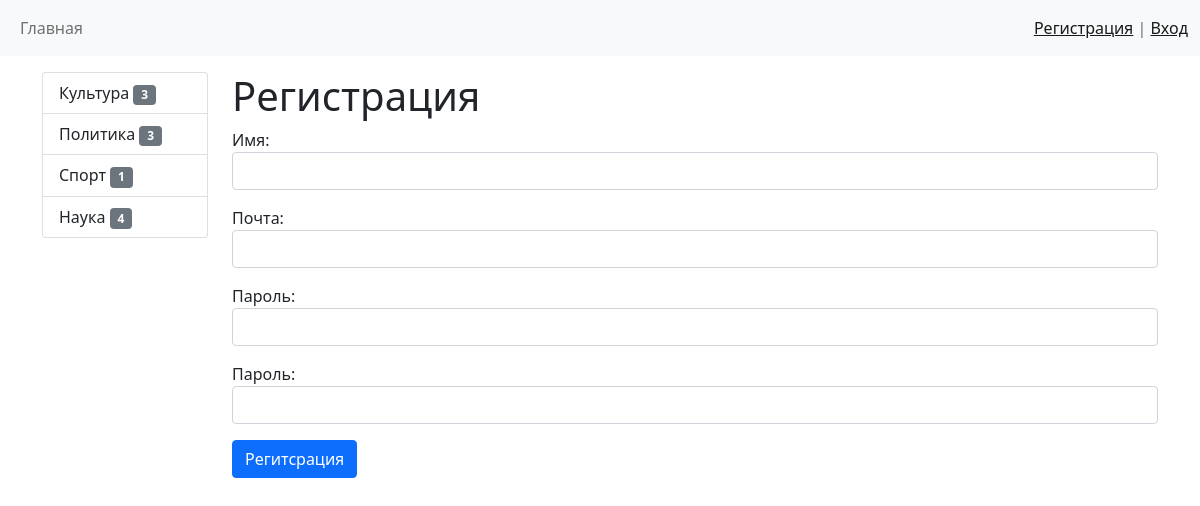
Screenshot of /register/ with the database file from the repository.
### news/models.py (models this page shows, shortened)
class Category(models.Model):
    title = models.CharField(max_length=150, db_index=True, verbose_name='Категории')
    def get_absolute_url(self):
        return reverse_lazy('category', kwargs={"category_id": self.pk})
    class Meta:
        verbose_name = 'Категория'
        verbose_name_plural = 'Категории'
        ordering = ['-title']

### news/views.py (the view)
# urls.py: path('register/', register, name='register'),
def register(request):
    if request.method == 'POST':
        form = UserRegisterForm(request.POST)
        if form.is_valid():
            user = form.save()
            login(request, user)
            messages.success(request, 'Успех')
            return redirect('home')
        else:
            messages.error(request, 'Ошибка')
    else:
        form = UserRegisterForm()
    return render(request, 'news/register.html', {"form": form})

### news/forms.py
class UserRegisterForm(UserCreationForm):
    username = forms.CharField(label='Имя', widget=forms.TextInput(attrs={"class": "form-control"}))
    password1 = forms.CharField(label='Пароль', widget=forms.PasswordInput(attrs={"class": "form-control"}))
    password2 = forms.CharField(label='Пароль', widget=forms.PasswordInput(attrs={"class": "form-control"}))
    email = forms.EmailField(label='Почта', widget=forms.EmailInput(attrs={"class": "form-control"}))
    class Meta:
        model = User
        fields = ('username', 'email', 'password1', 'password2')

### news/templatetags/news_tags.py (called while the page is built)
@register.simple_tag(name='get_list_categories')
def get_categories():
    return Category.objects.all()

@register.inclusion_tag('news/list_categories.html')
def show_categories(arg1='Hello'):
    categories = Category.objects.annotate(cnt=Count('news', filter=F('news__is_published'))).filter(cnt__gt=0)
    return {"categories": categories, "arg1": arg1}

### news/templates/news/register.html (shortened to what this page needs)
{% extends 'base.html' %}
{% block sidebar %}
    {% include 'inc/_sidebar.html' %}
{% endblock %}
{% block content %}
<h1>Регистрация</h1>
<form method="post">
  {{ form.as_p }}
  <button type="submit" class="btn btn-primary">Регитсрация</button>
</form>
{% endblock %}

### news/templates/news/list_categories.html
<div class="list-group">
    {% for item in categories %}
        <a href="{{ item.get_absolute_url }}" class="list-group-item list-group-item-action">
            {{ item.title }}
            <span class="badge bg-secondary">{{ item.cnt }}</span>
        </a>
    {% endfor %}
</div>

### rows the page displays
Category: title "Культура", cnt "3"
Category: title "Политика", cnt "3"
Category: title "Спорт", cnt "1"
Category: title "Наука", cnt "4"
